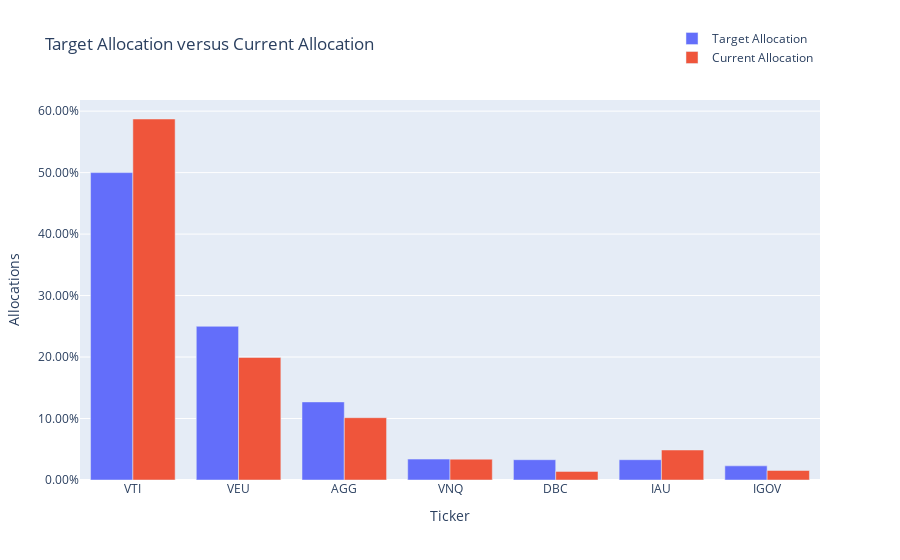

The cell this chart's notebook holds for it:
### Markdown cell above
### Allocation relative to Target

### Code cell
trace1 = go.Bar(
    x = merged_portfolio_sp_latest_YTD_sp_contr_subset_pivot['Ticker'],
    y = merged_portfolio_sp_latest_YTD_sp_contr_subset_pivot['Target_Alloc'],
    name = 'Target Allocation')

trace2 = go.Bar(
    x = merged_portfolio_sp_latest_YTD_sp_contr_subset_pivot['Ticker'],
    y = merged_portfolio_sp_latest_YTD_sp_contr_subset_pivot['Allocation'],
    name = 'Current Allocation')
    
data = [trace1, trace2]

layout = go.Layout(title = 'Target Allocation versus Current Allocation'
    , barmode = 'group'
    , yaxis=dict(title='Allocations', tickformat=".2%")
    , xaxis=dict(title='Ticker')
    , legend=dict(x=0.8,y=1.2)
    )

fig = go.Figure(data=data, layout=layout)
iplot(fig)

### Figure 1 — Plotly figure (JSON) as saved in the notebook; plotly's stock layout.template omitted (floating-point values rounded to 4 significant figures)
{"data": [{"name": "Target Allocation", "type": "bar", "x": ["VTI", "VEU", "AGG", "VNQ", "DBC", "IAU", "IGOV"], "y": [0.5, 0.25, 0.127, 0.034, 0.033, 0.033, 0.023]}, {"name": "Current Allocation", "type": "bar", "x": ["VTI", "VEU", "AGG", "VNQ", "DBC", "IAU", "IGOV"], "y": [0.5872, 0.1993, 0.1014, 0.03386, 0.01402, 0.0488, 0.01547]}], "layout": {"barmode": "group", "legend": {"x": 0.8, "y": 1.2}, "title": {"text": "Target Allocation versus Current Allocation"}, "xaxis": {"title": {"text": "Ticker"}}, "yaxis": {"tickformat": ".2%", "title": {"text": "Allocations"}}}}
